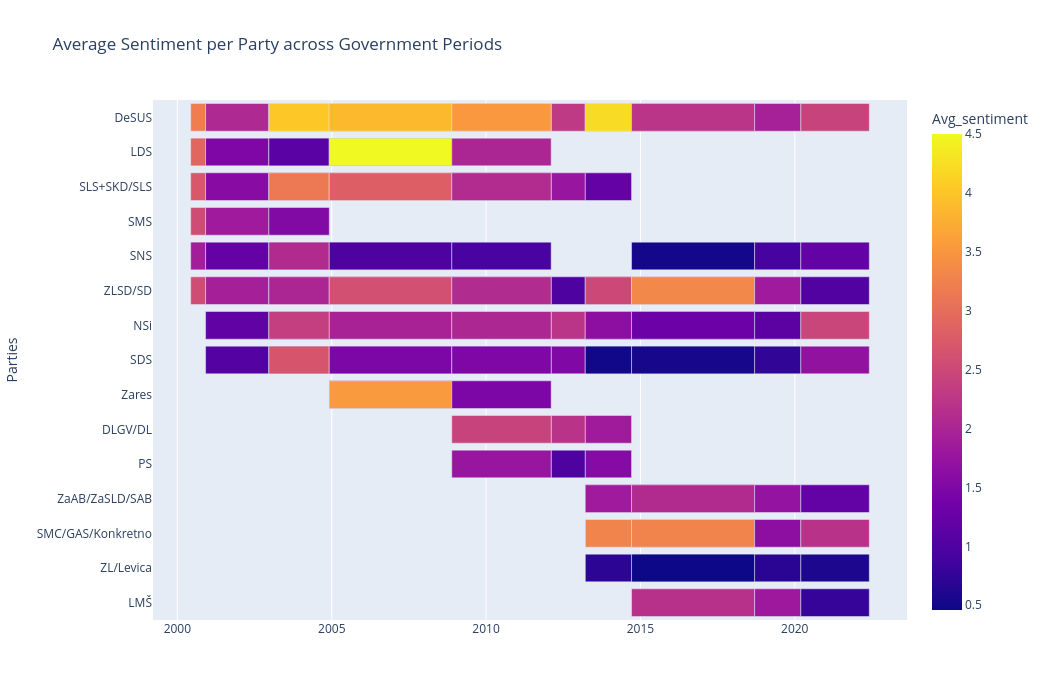

The notebook cell this image was saved under:
### Markdown cell above
Though the changes in scores might not be seen as too drastic, the most distinct changes in sentiment average (e.g. LDS in Gov5-6, or NSI in Gov13-14) still denote changes in sentiment labels (e.g. jump from 1.1 which is still quite Negative to 2.5, which can be intepreted as Neutral), effectively changing an entire 3-class sentiment label (and several labels in 6-class). Remaining changes are not too drastic, which is understandable given the generally low sentiment (mean sentiment score of the entire dataset under analysis is 1.29, while the median is 0.6). 
Additionally, when plotting sentiment trends for individual parties by party status, party orientation, etc., the highest average sentiment barely reached around 2.5/3.

### Code cell
fig = px.timeline(
    avg_sentiment,
    x_start="Start_date",
    x_end="End_date",
    y="Parties",
    color="Avg_sentiment",
    #text="Gov",
    title="Average Sentiment per Party across Government Periods"
)

fig.update_yaxes(autorange="reversed")
fig.update_layout(
        height=700,  
        width=1050)
fig.show()
